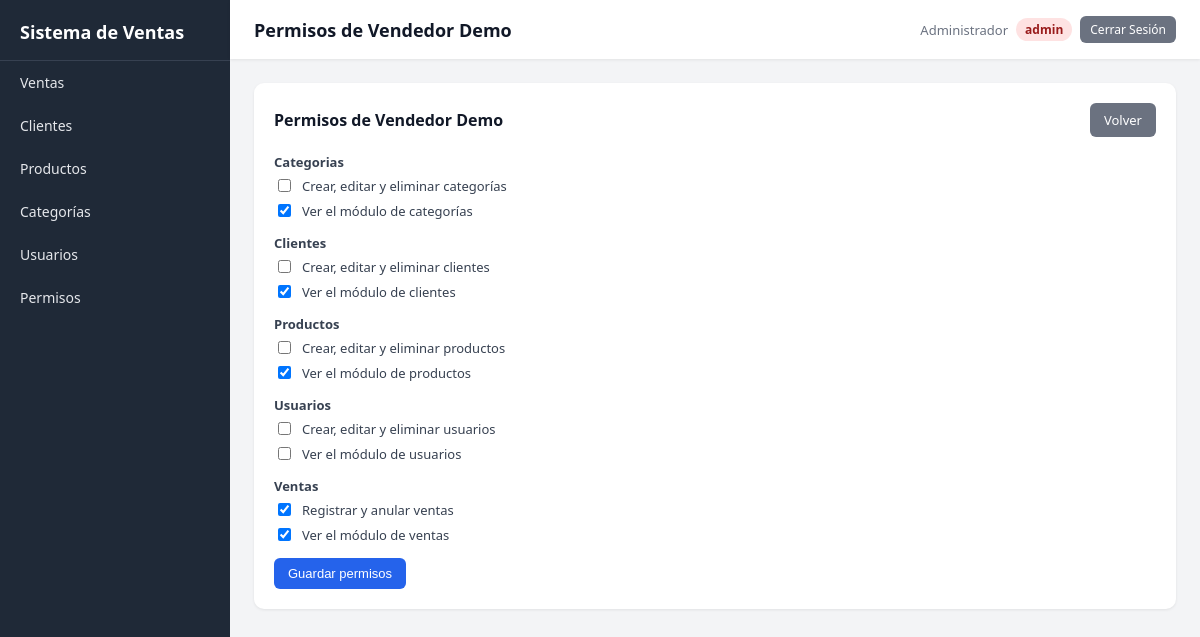
Page /index.php?c=permiso&a=editar&id=2 (signed in) on the committed database.
### tables this page shows
CREATE TABLE usuarios (
    id INT AUTO_INCREMENT PRIMARY KEY,
    nombre VARCHAR(100) NOT NULL,
    email VARCHAR(150) UNIQUE NOT NULL,
    password VARCHAR(255) NOT NULL,
    rol ENUM('admin','vendedor') DEFAULT 'vendedor',
    created_at TIMESTAMP DEFAULT CURRENT_TIMESTAMP
);

CREATE TABLE permisos (
    id INT AUTO_INCREMENT PRIMARY KEY,
    clave VARCHAR(50) UNIQUE NOT NULL,
    modulo VARCHAR(50) NOT NULL,
    descripcion VARCHAR(150) NOT NULL
);

### controllers/PermisoController.php (called while the page is built, shortened)
<?php
require_once __DIR__ . '/../models/Permiso.php';
class PermisoController {
    private $usuario, $permiso;
    public function __construct() {
        $this->usuario = new Usuario();
        $this->permiso = new Permiso();
    }
    public function editar() {
        $id = $_GET['id'] ?? 0;
        $usuario = $this->usuario->find($id);
        $permisos  = $this->permiso->allOrdenado();
        $asignados = $this->permiso->idsDeUsuario($id);
        require __DIR__ . '/../views/permisos/form.php';
    }
}

### index.php (called while the page is built, shortened)
<?php
require_once __DIR__ . '/config/config.php';
$action     = $_GET['a'] ?? DEFAULT_ACTION;
$obj = new $class();
$obj->$action();

### config/database.php (called while the page is built)
<?php
class Database {
    private static $instance = null;
    public static function getConnection() {
        if (self::$instance === null) {
            try {
                self::$instance = new PDO(
                    "mysql:host=localhost;dbname=ventas_db;charset=utf8mb4",
                    "root",
                    "",
                    [
                        PDO::ATTR_ERRMODE => PDO::ERRMODE_EXCEPTION,
                        PDO::ATTR_DEFAULT_FETCH_MODE => PDO::FETCH_ASSOC
                    ]
                );
            } catch (PDOException $e) {
                die("Error de conexión: " . $e->getMessage());
            }
        }
        return self::$instance;
    }
}

### models/BaseModel.php (called while the page is built, shortened)
<?php
require_once __DIR__ . '/../config/database.php';
abstract class BaseModel {
    protected $db;
    protected $table;
    public function __construct() {
        $this->db = Database::getConnection();
    }
    public function find($id) {
        $stmt = $this->db->prepare("SELECT * FROM {$this->table} WHERE id = ?");
        $stmt->execute([$id]);
        return $stmt->fetch();
    }
}

### config/config.php (called while the page is built, shortened)
<?php
function url($path = '') {
    return BASE_URL . ltrim($path, '/');
}

### models/Permiso.php (called while the page is built, shortened)
<?php
require_once __DIR__ . '/BaseModel.php';
class Permiso extends BaseModel {
    public function allOrdenado() {
        return $this->db->query("SELECT * FROM permisos ORDER BY modulo, clave")->fetchAll();
    }
    public function idsDeUsuario($usuario_id) {
        $stmt = $this->db->prepare(
            "SELECT permiso_id FROM usuario_permisos WHERE usuario_id = ?"
        );
        $stmt->execute([$usuario_id]);
        return array_map('intval', array_column($stmt->fetchAll(), 'permiso_id'));
    }
}

### views/permisos/form.php (the view, shortened to what this page needs)
<?php
require_once __DIR__ . '/../layout.php';
$porModulo = [];
foreach ($permisos as $p) {
    $porModulo[$p['modulo']][] = $p;
}
?>
<div class="card">
    <div class="card-header">
        <h3>Permisos de <?= htmlspecialchars($usuario['nombre']) ?></h3>
        <a class="btn btn-secondary" href="<?= url('index.php?c=permiso&a=index') ?>">Volver</a>
    </div>
    <form method="POST" action="<?= url('index.php?c=permiso&a=editar&id=' . $usuario['id']) ?>">
        <?php foreach ($porModulo as $modulo => $lista): ?>
            <div class="field">
                <label style="text-transform: capitalize"><?= htmlspecialchars($modulo) ?></label>
                <?php foreach ($lista as $p): ?>
                    <label style="font-weight: normal; display:flex; align-items:center; gap:8px; margin-bottom:6px">
                        <input type="checkbox" name="permisos[]" value="<?= $p['id'] ?>" style="width:auto"
                            <?= in_array((int)$p['id'], $asignados) ? 'checked' : '' ?>>
                        <?= htmlspecialchars($p['descripcion']) ?>
                    </label>
                <?php endforeach; ?>
            </div>
        <?php endforeach; ?>
        <button class="btn" type="submit">Guardar permisos</button>
    </form>
</div>

### views/layout.php (style rules this page uses)
:root { --sidebar: #1f2937; --sidebar-hover: #374151; --primary: #2563eb; --bg: #f3f4f6; --card: #ffffff; --text: #111827; --muted: #6b7280; --green: #16a34a; --red: #dc2626; --yellow: #d97706; }
* { box-sizing: border-box; }
body { margin: 0; font-family: 'Segoe UI', Roboto, Arial, sans-serif; background: var(--bg); color: var(--text); display: flex; min-height: 100vh; }
a { text-decoration: none; color: inherit; }
.card { background: var(--card); border-radius: 10px; padding: 20px; box-shadow: 0 1px 3px rgba(0,0,0,.08); margin-bottom: 20px; }
.card-header { display: flex; justify-content: space-between; align-items: center; margin-bottom: 16px; }
.card-header h3 { margin: 0; font-size: 16px; }
.btn { display: inline-block; padding: 8px 14px; border-radius: 6px; border: none; font-size: 13px; cursor: pointer; background: var(--primary); color: #fff; transition: .2s; }
.btn-secondary { background: #6b7280; }
form .field { margin-bottom: 14px; }
form label { display: block; margin-bottom: 5px; font-size: 13px; font-weight: 600; color: #374151; }
form input, form select, form textarea { width: 100%; padding: 9px 11px; border: 1px solid #d1d5db; border-radius: 6px; font-size: 14px; }

### rows in the picture
usuarios: nombre "Vendedor Demo"
permisos: descripcion "Crear, editar y eliminar categorías"
permisos: id "☑", descripcion "Ver el módulo de categorías"
permisos: descripcion "Crear, editar y eliminar clientes"
permisos: id "☑", descripcion "Ver el módulo de clientes"
permisos: descripcion "Crear, editar y eliminar productos"
permisos: id "☑", descripcion "Ver el módulo de productos"
permisos: descripcion "Crear, editar y eliminar usuarios"
permisos: descripcion "Ver el módulo de usuarios"
permisos: id "☑", descripcion "Registrar y anular ventas"
permisos: id "☑", descripcion "Ver el módulo de ventas"

### other values in the picture
APP_NAME "Sistema de Ventas"
$title "Permisos de Vendedor Demo"
auth_user_name() "Administrador"
auth_user_role() "admin"
$modulo "Categorias"
$modulo "Clientes"
$modulo "Productos"
$modulo "Usuarios"
$modulo "Ventas"
